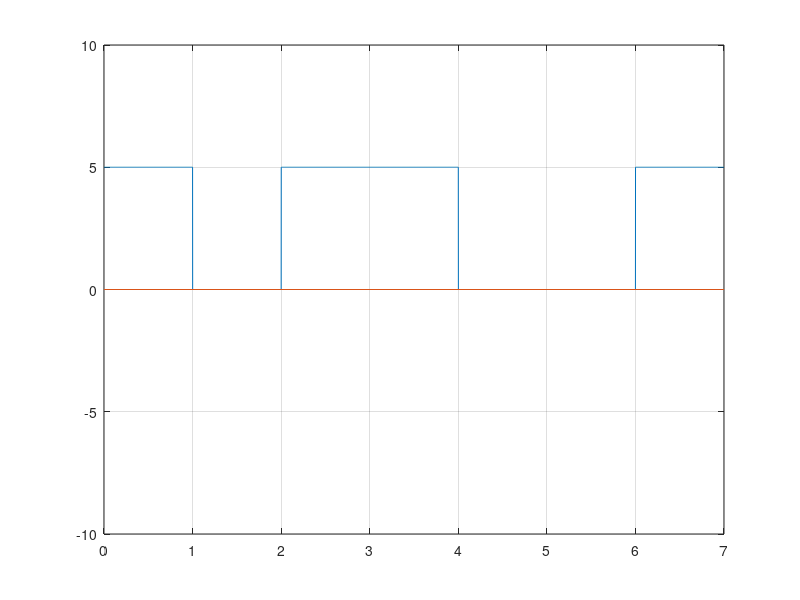

Here is the MATLAB script that generated this plot:
clc; #... Clear command line
clear all; #... Clear variables
close all; #... Clear figures

bits = [1 0 1 1 0 0 1];

#... Modulation
bitrate = 1;
voltage = 5;

sampling_rate = 1000;
sampling_time = 1/sampling_rate;

end_time = length(bits)/bitrate;
time = 0:sampling_time:end_time;

index = 1;

for i = 1:length(time)
    if bits(index) == 1
        modulation(i) = voltage;
    else
        modulation(i) = 0;
    endif
    if time(i)*bitrate >= index
        index = index+1;
    endif
endfor

plot(time, modulation);
axis([0 end_time -voltage-5 voltage+5]);
line([0 end_time], [0,0]);
grid on;

#... Demodulation
index = 1;

for i = 1:length(modulation)
    if modulation(i) == voltage
        demodultaion(index) = 1;
    else
        demodultaion(index) = 0;
    endif
    if time(i)*bitrate >= index
        index = index+1;
    endif
endfor

disp(demodultaion);
